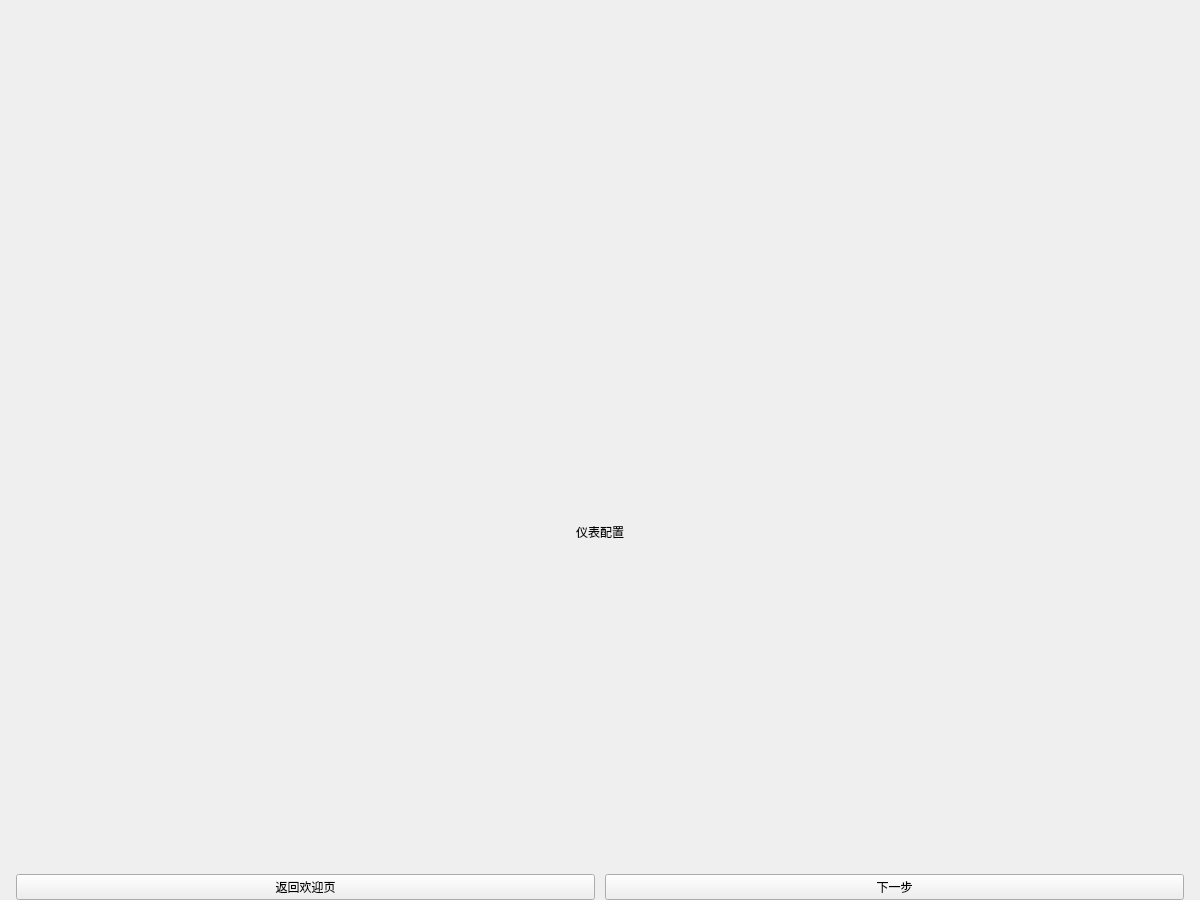
<?xml version="1.0" encoding="UTF-8"?>
<ui version="4.0">
 <class>ConnectionPage</class>
 <widget class="QWidget" name="connectionPageUi">
  <property name="geometry">
   <rect>
    <x>0</x>
    <y>0</y>
    <width>1200</width>
    <height>900</height>
   </rect>
  </property>
  <layout class="QVBoxLayout" name="pageShellLayout">
   <property name="spacing">
    <number>10</number>
   </property>
   <property name="leftMargin">
    <number>0</number>
   </property>
   <property name="topMargin">
    <number>16</number>
   </property>
   <property name="rightMargin">
    <number>0</number>
   </property>
   <property name="bottomMargin">
    <number>0</number>
   </property>
   <item>
    <widget class="QScrollArea" name="connectionScroll">
     <property name="frameShape">
      <enum>QFrame::NoFrame</enum>
     </property>
     <property name="widgetResizable">
      <bool>true</bool>
     </property>
     <property name="alignment">
      <set>Qt::AlignTop|Qt::AlignHCenter</set>
     </property>
     <widget class="QWidget" name="connectionContent">
      <layout class="QVBoxLayout" name="connectionColumnLayout">
       <property name="spacing">
        <number>12</number>
       </property>
       <property name="leftMargin">
        <number>16</number>
       </property>
       <property name="topMargin">
        <number>48</number>
       </property>
       <property name="rightMargin">
        <number>16</number>
       </property>
       <property name="bottomMargin">
        <number>0</number>
       </property>
       <!-- 顶部先留出一段固定空白，把页面主体压到窗口的偏下位置；剩下的富余高度再
            由 topSpacerSecond 与 bottomSpacer 按 1:1 分配。QUiLoader 不读取 Designer
            的 layout stretch 属性，因此用固定高度 + 弹性项的组合表达。 -->
       <item>
        <spacer name="topSpacer">
         <property name="orientation">
          <enum>Qt::Vertical</enum>
         </property>
         <property name="sizeType">
          <enum>QSizePolicy::Fixed</enum>
         </property>
         <property name="sizeHint" stdset="0">
          <size>
           <width>20</width>
           <height>160</height>
          </size>
         </property>
        </spacer>
       </item>
       <item>
        <spacer name="topSpacerSecond">
         <property name="orientation">
          <enum>Qt::Vertical</enum>
         </property>
         <property name="sizeHint" stdset="0">
          <size>
           <width>20</width>
           <height>0</height>
          </size>
         </property>
        </spacer>
       </item>
       <item>
        <widget class="QLabel" name="connectionPageTitle">
         <property name="text">
          <string>仪表配置</string>
         </property>
         <property name="alignment">
          <set>Qt::AlignCenter</set>
         </property>
         <property name="role" stdset="0">
          <string>pageTitle</string>
         </property>
        </widget>
       </item>
       <item>
        <spacer name="titleSpacer">
         <property name="orientation">
          <enum>Qt::Vertical</enum>
         </property>
         <property name="sizeType">
          <enum>QSizePolicy::Fixed</enum>
         </property>
         <property name="sizeHint" stdset="0">
          <size>
           <width>20</width>
           <height>12</height>
          </size>
         </property>
        </spacer>
       </item>
       <item>
        <widget class="QWidget" name="discoveryPanelHost">
         <layout class="QVBoxLayout" name="discoveryPanelLayout">
          <property name="spacing">
           <number>0</number>
          </property>
          <property name="leftMargin">
           <number>0</number>
          </property>
          <property name="topMargin">
           <number>0</number>
          </property>
          <property name="rightMargin">
           <number>0</number>
          </property>
          <property name="bottomMargin">
           <number>0</number>
          </property>
         </layout>
        </widget>
       </item>
       <item>
        <spacer name="bottomSpacer">
         <property name="orientation">
          <enum>Qt::Vertical</enum>
         </property>
         <property name="sizeHint" stdset="0">
          <size>
           <width>20</width>
           <height>0</height>
          </size>
         </property>
        </spacer>
       </item>
      </layout>
     </widget>
    </widget>
   </item>
   <item>
    <!-- 两个页面动作在这里声明（控件名与静态文案契约），但 ConnectionPage 会把它们
         移进设备发现面板的结果区动作行，和“连接仪器”“返回”排在同一行。移动之后这一栏
         不再承载可见内容，只保留为两个页面动作的静态声明位置。 -->
    <widget class="QWidget" name="pageActionBar">
     <layout class="QHBoxLayout" name="actionBarLayout">
      <property name="spacing">
       <number>10</number>
      </property>
      <property name="leftMargin">
       <number>16</number>
      </property>
      <property name="topMargin">
       <number>0</number>
      </property>
      <property name="rightMargin">
       <number>16</number>
      </property>
      <property name="bottomMargin">
       <number>0</number>
      </property>
      <item>
       <widget class="QPushButton" name="returnWelcomeButton">
        <property name="text">
         <string>返回欢迎页</string>
        </property>
        <property name="variant" stdset="0">
         <string>secondary</string>
        </property>
       </widget>
      </item>
      <item>
       <widget class="QPushButton" name="nextButton">
        <property name="toolTip">
         <string>进入仪器配置页，配置测试参数并创建运行</string>
        </property>
        <property name="text">
         <string>下一步</string>
        </property>
        <property name="variant" stdset="0">
         <string>primary</string>
        </property>
       </widget>
      </item>
     </layout>
    </widget>
   </item>
  </layout>
 </widget>
 <resources/>
 <connections/>
</ui>
